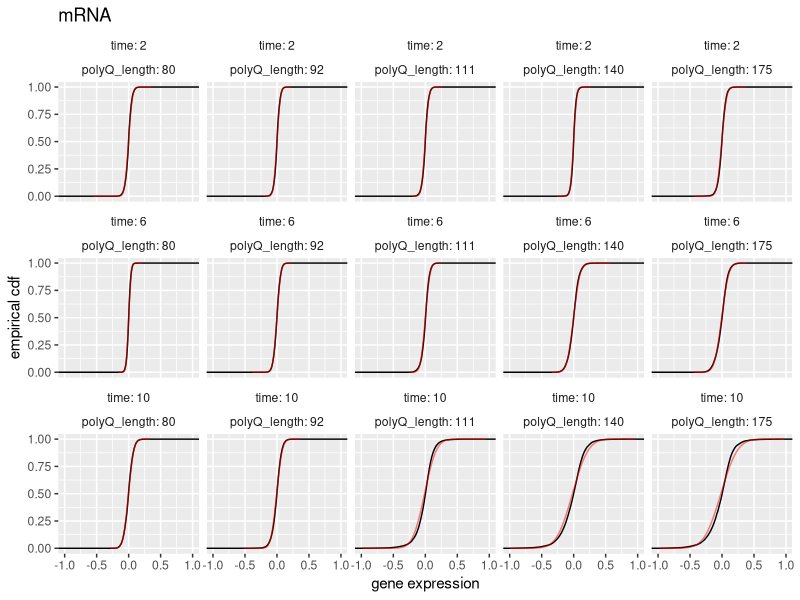
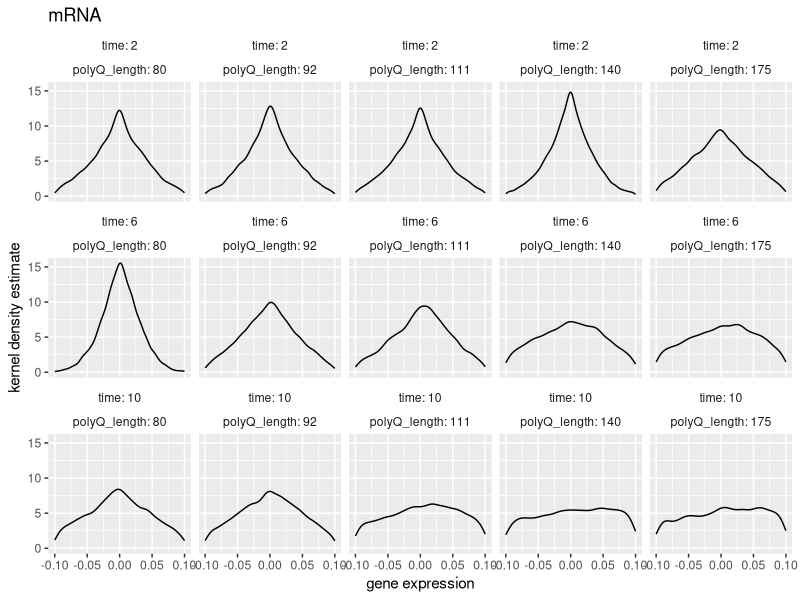
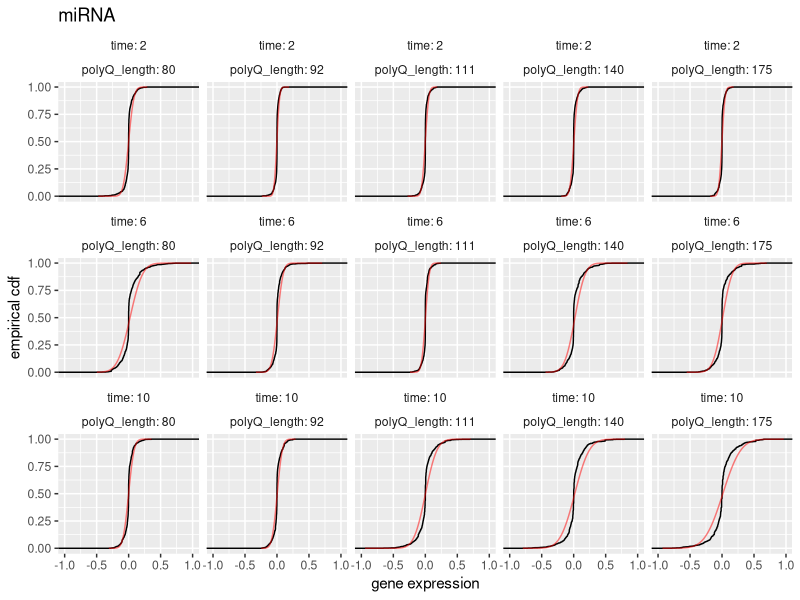
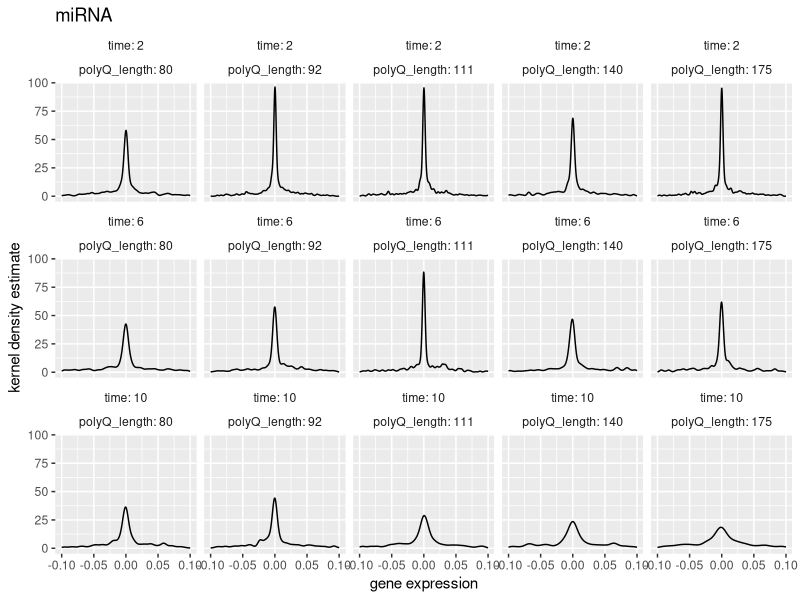

Source code (R) for these figures, in order:
##
## plot for JRSSC paper
##
## voir <tidyverse.org>
## 
library(tidyverse)
setwd("/Users/thithanhyen/AResearch/wtot_coclust_match/datasets")
## ####
## mRNA
## ####
colnames <- c("ID", names(read_delim("LFC_Striatum_mrna.txt", delim = "\t", n_max = 1)))
dat <- read_delim("LFC_Striatum_mrna.txt", delim = "\t", skip = 1)
colnames(dat) <- colnames
##
DAT <- dat %>% 
  pivot_longer(!ID, names_to = c("polyQ_length", "time"), values_to = "value", names_pattern = "at_Q([0-9]+)_time_([0-9]+)") %>%
  mutate(polyQ_length = as.integer(polyQ_length),
         time = as.integer(time)) %>%
  mutate(polyQ_length_time = paste(polyQ_length, time)) %>%
  group_by(polyQ_length_time) %>%
  mutate(mean = mean(value), sd = sd(value)) %>%
  mutate(n = 1:n()) %>%
  ungroup
DAT %>%  ggplot() +
  stat_ecdf(aes(x = value)) +
  geom_line(aes(x = value, y = pnorm(value, mean, sd)), col = "red", alpha = 0.5) +
  facet_wrap(vars(time, polyQ_length), nrow = 3, labeller = "label_both") +
  theme(strip.background = element_blank(), strip.placement = "outside") +
  xlab("gene expression") +
  ylab("empirical cdf") +
  xlim(c(-1, 1)) +
  ggtitle("mRNA")
DAT %>%  ggplot() +
  geom_density(aes(x = value)) +
  facet_wrap(vars(time, polyQ_length), nrow = 3, labeller = "label_both") +
  theme(strip.background = element_blank(), strip.placement = "outside") +
  xlab("gene expression") +
  ylab("kernel density estimate") +
  xlim(c(-0.1, 0.1)) +
  ggtitle("mRNA")
## #####
## miRNA
## #####
colnames <- c("ID", names(read_delim("LFC_Striatum_mirna.txt", delim = "\t", n_max = 1)))
dat <- read_delim("LFC_Striatum_mirna.txt", delim = "\t", skip = 1)
colnames(dat) <- colnames
##
DAT <- dat %>% 
  pivot_longer(!ID, names_to = c("polyQ_length", "time"), values_to = "value", names_pattern = "at_Q([0-9]+)_time_([0-9]+)") %>%
  mutate(polyQ_length = as.integer(polyQ_length),
         time = as.integer(time)) %>%
  mutate(polyQ_length_time = paste(polyQ_length, time)) %>%
  group_by(polyQ_length_time) %>%
  mutate(mean = mean(value), sd = sd(value)) %>%
  mutate(n = 1:n()) %>%
  ungroup
DAT %>%  ggplot() +
  stat_ecdf(aes(x = value)) +
  geom_line(aes(x = value, y = pnorm(value, mean, sd)), col = "red", alpha = 0.5) +
  facet_wrap(vars(time, polyQ_length), nrow = 3, labeller = "label_both") +
  theme(strip.background = element_blank(), strip.placement = "outside") +
  xlab("gene expression") +
  ylab("empirical cdf") +
  xlim(c(-1, 1)) +
  ggtitle("miRNA")
DAT %>%  ggplot() +
  geom_density(aes(x = value)) +
  facet_wrap(vars(time, polyQ_length), nrow = 3, labeller = "label_both") +
  theme(strip.background = element_blank(), strip.placement = "outside") +
  xlab("gene expression") +
  ylab("kernel density estimate") +
  xlim(c(-0.1, 0.1)) +
  ggtitle("miRNA")

##
